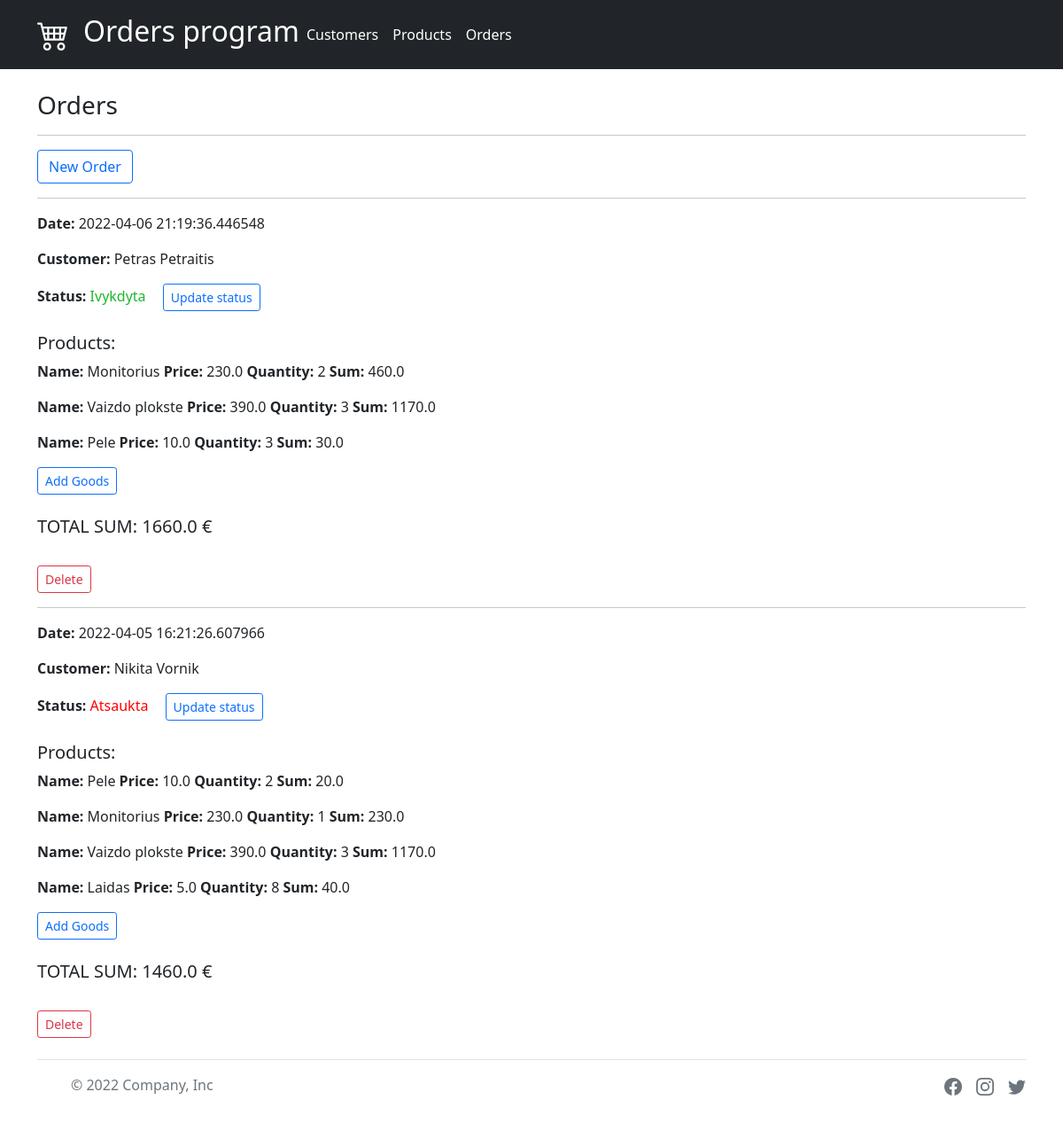
The page /orders on the database its author committed.
### data.py (models this page shows, shortened)
class Order(db.Model):
    __tablename__ = "order"
    id = db.Column(db.Integer, primary_key=True)
    date = db.Column("Date", db.DateTime)
    customer_id = db.Column(db.Integer, db.ForeignKey("customer.id"))
    customer = db.relationship("Customer")
    product_order = db.relationship("ProductOrder")
    status_id = db.Column(db.Integer, db.ForeignKey("status.id"))
    status = db.relationship("Status")

class Customer(db.Model):
    __tablename__ = 'customer'
    id = db.Column(db.Integer, primary_key=True)
    f_name = db.Column("Name", db.String)
    l_name = db.Column("Last name", db.String)
    email = db.Column("Email", db.String)

class Status(db.Model):
    __tablename__ = 'status'
    id = db.Column(db.Integer, primary_key=True)
    name = db.Column("Name", db.String)

class ProductOrder(db.Model):
    __tablename__ = "product_order"
    id = db.Column(db.Integer, primary_key=True)
    product_id = db.Column(db.Integer, db.ForeignKey("product.id"))
    product = db.relationship("Product")
    order_id = db.Column(db.Integer, db.ForeignKey("order.id"))
    order = db.relationship("Order", overlaps="product_order")
    quantity = db.Column("Quantity", db.Integer)

class Product(db.Model):
    __tablename__ = 'product'
    id = db.Column(db.Integer, primary_key=True)
    name = db.Column("Name", db.String)
    price = db.Column("Price", db.Float)

### app.py (the view)
@app.route("/orders")
def orders():
    try:
        orders = Order.query.all()[::-1]
    except:
        orders = []
    return render_template("orders.html", orders=orders)

### templates/orders.html (shortened to what this page needs)
{% extends "base.html" %}
{% block content %}
<h3>Orders</h3>
<hr>
<div class="btn-group ">
    <a href="{{url_for('new_order') }}" class="btn btn-outline-primary">New Order</a>
</div>
{% if orders %}
{% for order in orders %}
<hr>
<p><strong>Date:</strong> {{order.date}}</p>
<p><strong>Customer:</strong> {{order.customer.f_name}} {{order.customer.l_name}}</p>
<strong>Status:</strong>
{% if order.status.name=="Ivykdyta" %}
<h8 style="color:#1CB62C">{{order.status.name }}</h8>
{% elif order.status.name=="Atsaukta" %}
<h8 style="color:red">{{order.status.name }}</h8>
{% else %}
<h8 style="color:blue">{{order.status.name }}</h8>
{% endif %}
<div class="btn-group">
    <a href="{{url_for('status', id=order.id) }}" class="btn btn-outline-primary btn-sm" style="margin-left: 15px"
       )>Update status</a>
</div>
<br>
<br>
{% set vars = {'total': 0} %}
<h5>Products:</h5>
{% if order.product_order %}
{% for goods in order.product_order %}
<p><strong>Name:</strong> {{goods.product.name}} <strong>Price:</strong> {{goods.product.price}}
    <strong>Quantity:</strong> {{goods.quantity}} <strong>Sum:</strong> {{goods.product.price * goods.quantity}}</p>
{% endfor %}
{% endif %}
<div class="btn-group">
    <a href="{{url_for('product_order', id=order.id) }}" class="btn btn-outline-primary btn-sm" )>Add Goods</a>
</div>
<br>
<br>
<h5>TOTAL SUM: {{vars.total}} €</h5>
<br>
<div class="btn-group">
    <a href="{{url_for('delete_order', id=order.id) }}" class="btn btn-outline-danger btn-sm" )>Delete</a>
</div>
{% endfor %}
{% endif %}
{% endblock %}

### rows shown on the page
Order: date "2022-04-06 21:19:36.446548", customer.f_name "Petras", customer.l_name "Petraitis", status.name "Ivykdyta", total "1660.0"
ProductOrder: product.name "Monitorius", product.price "230.0", quantity "2", goods.product.price*goods.quantity "460.0"
ProductOrder: product.name "Vaizdo plokste", product.price "390.0", quantity "3", goods.product.price*goods.quantity "1170.0"
ProductOrder: product.name "Pele", product.price "10.0", quantity "3", goods.product.price*goods.quantity "30.0"
Order: date "2022-04-05 16:21:26.607966", customer.f_name "Nikita", customer.l_name "Vornik", status.name "Atsaukta", total "1460.0"
ProductOrder: product.name "Pele", product.price "10.0", quantity "2", goods.product.price*goods.quantity "20.0"
ProductOrder: product.name "Monitorius", product.price "230.0", quantity "1", goods.product.price*goods.quantity "230.0"
ProductOrder: product.name "Vaizdo plokste", product.price "390.0", quantity "3", goods.product.price*goods.quantity "1170.0"
ProductOrder: product.name "Laidas", product.price "5.0", quantity "8", goods.product.price*goods.quantity "40.0"
